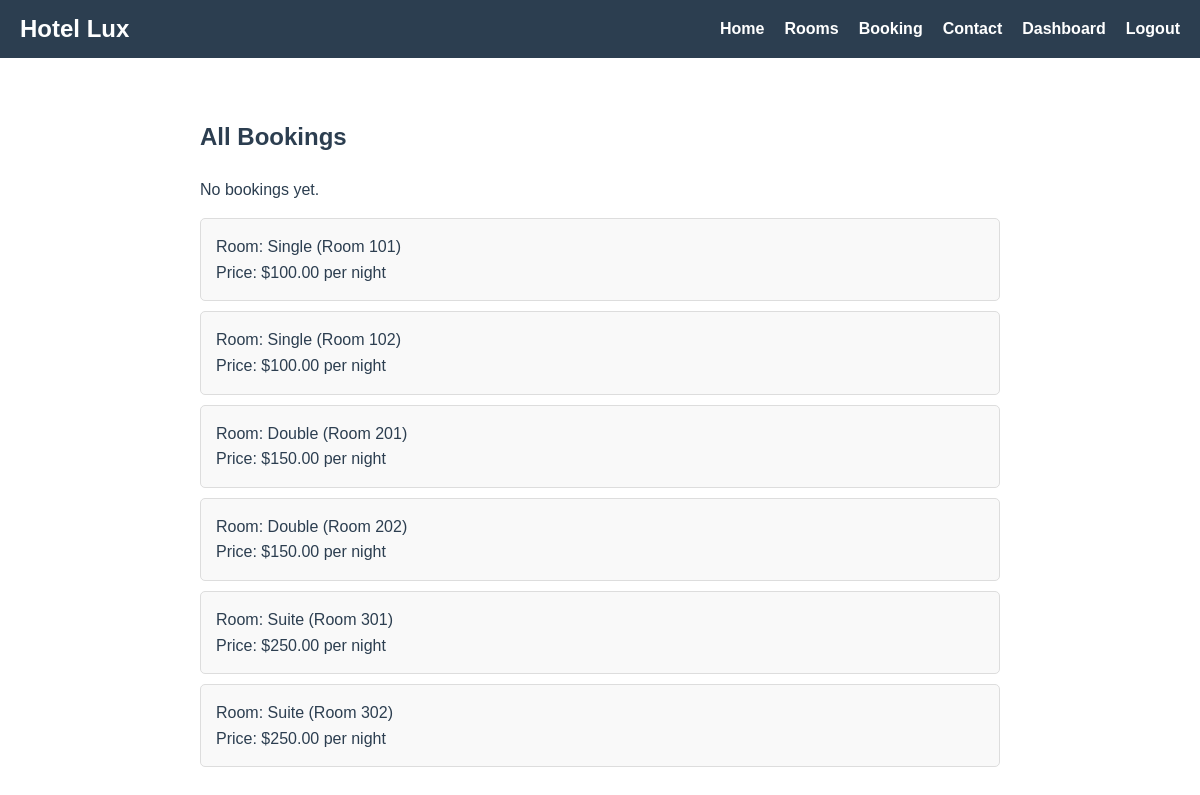
Page /admin_dashboard.php (signed in) on the committed database.
### tables this page shows
CREATE TABLE `rooms` (
  `id` int(11) NOT NULL,
  `type` varchar(50) NOT NULL,
  `price` decimal(10,2) NOT NULL,
  `room_number` varchar(10) NOT NULL,
  `image` varchar(255) DEFAULT NULL
);

### admin_dashboard.php (the view, shortened to what this page needs)
<?php
include 'config.php';
$bookings_sql = "SELECT b.*, r.type, r.room_number, b.user_id FROM bookings b JOIN rooms r ON b.room_id = r.id";
$bookings_result = $conn->query($bookings_sql);
$avail_checkin = $_GET['avail-checkin'] ?? date('Y-m-d');
$avail_checkout = $_GET['avail-checkout'] ?? date('Y-m-d', strtotime('+1 day'));
$available = [];
$rooms_sql = "SELECT * FROM rooms";
$rooms_result = $conn->query($rooms_sql);
while ($row = $rooms_result->fetch_assoc()) {
  if (is_available($row['id'], $avail_checkin, $avail_checkout)) {
    $available[] = $row;
  }
}
?>
<!DOCTYPE html>
<html lang="en">
<head>
  <link rel="stylesheet" href="styles.css">
</head>
<body>
  <header>
    <div class="logo">Hotel Lux</div>
    <nav>
      <ul>
        <li><a href="index.php">Home</a></li>
        <li><a href="rooms.php">Rooms</a></li>
        <li><a href="booking.php">Booking</a></li>
        <li><a href="contact.php">Contact</a></li>
        <?php if (isset($_SESSION['logged_in'])): ?>
          <li><a href="<?php echo $_SESSION['role']; ?>_dashboard.php">Dashboard</a></li>
          <li><a href="logout.php">Logout</a></li>
        <?php else: ?>
          <li><a href="login.php">Login</a></li>
          <li><a href="register.php">Register</a></li>
        <?php endif; ?>
      </ul>
    </nav>
  </header>
  <div class="dashboard">
    <h2>All Bookings</h2>
    <ul class="booking-list">
      <?php if ($bookings_result->num_rows == 0): ?>
        <li>No bookings yet.</li>
      <?php endif; ?>
    </ul>
    <ul id="available-rooms" class="booking-list">
      <?php if (empty($available)): ?>
        <li>No rooms available for the selected dates.</li>
      <?php else: ?>
        <?php foreach ($available as $room): ?>
          <li class="booking-item">
            Room: <?php echo $room['type']; ?> (Room <?php echo $room['room_number']; ?>)<br>
            Price: $<?php echo $room['price']; ?> per night
          </li>
        <?php endforeach; ?>
      <?php endif; ?>
    </ul>
  </div>
</body>
</html>

### styles.css (style rules this page uses)
body { margin: 0; font-family: Arial, sans-serif; color: #2C3E50; background-color: white; line-height: 1.6; }
header { display: flex; justify-content: space-between; align-items: center; padding: 10px 20px; background-color: #2C3E50; color: white; }
.logo { font-size: 1.5em; font-weight: bold; }
nav ul { list-style: none; display: flex; margin: 0; padding: 0; }
nav li { margin-left: 20px; }
nav a { color: white; text-decoration: none; font-weight: bold; }
.dashboard { max-width: 800px; margin: 20px auto; padding: 20px; }
.booking-list { list-style: none; padding: 0; }
.booking-item { border: 1px solid #ddd; padding: 15px; margin-bottom: 10px; border-radius: 5px; background-color: #f9f9f9; }

### rows in the picture
rooms: type "Single", room_number "101", price "100.00"
rooms: type "Single", room_number "102", price "100.00"
rooms: type "Double", room_number "201", price "150.00"
rooms: type "Double", room_number "202", price "150.00"
rooms: type "Suite", room_number "301", price "250.00"
rooms: type "Suite", room_number "302", price "250.00"
